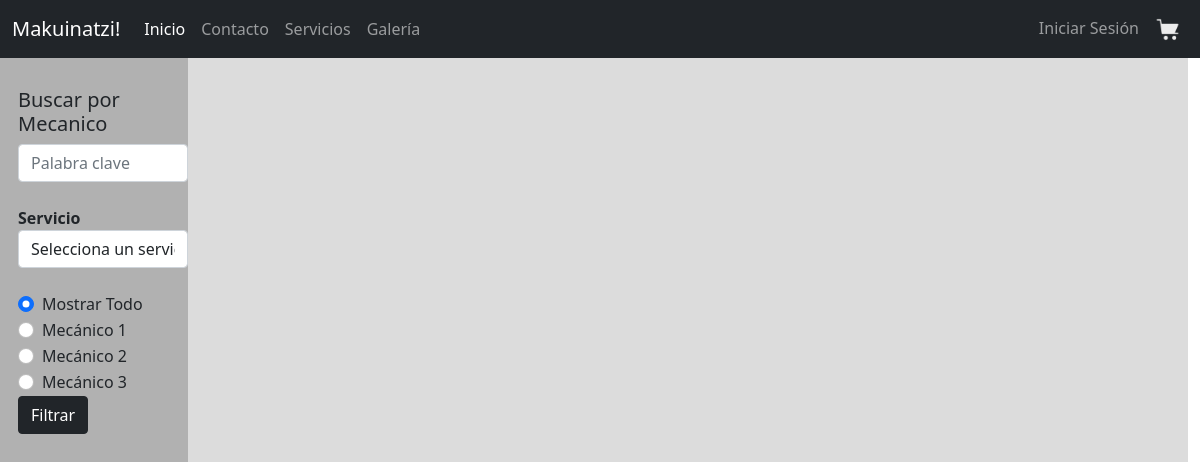
/galeria/, run on an earlier commit of the app's database.
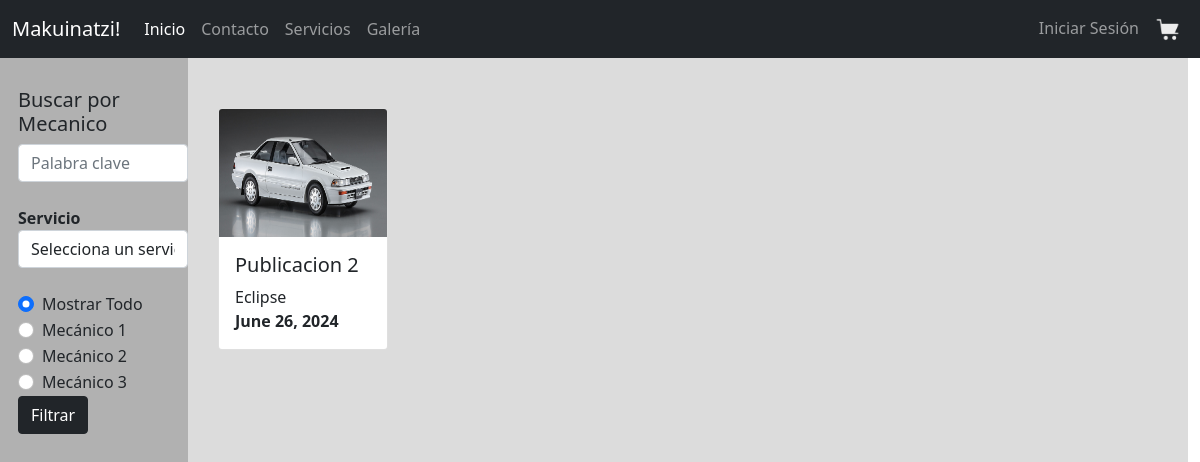
And on a later commit of the database.
### core/models.py (models this page shows, shortened)
class Publicacion(models.Model):
    id = models.AutoField(primary_key=True)
    titulo = models.CharField(max_length=30)
    descripcion = models.CharField(max_length=128, null=True, blank=True)
    imagen = models.ImageField(upload_to='core/static/img/postsImg')
    trabajo = models.ForeignKey(Servicio, related_name="servicioRealizado", on_delete=models.CASCADE, blank=True, null=True)
    idMecanico = models.ForeignKey(User, related_name="mecanicoActivo", on_delete=models.CASCADE, blank=True, null=True)
    ESTADO_DROP = (
        ('R', 'Rechazado'),
        ('P', 'Pendiente'),
        ('A', 'Aprobado'),)
    estado = models.CharField(max_length=10, choices=ESTADO_DROP, default='P')
    razonRechazo = models.CharField(max_length=256, null=True, blank=True)
    fecha = models.DateField()

### core/views.py (the view)
# urls.py: path('galeria/',views.galeria, name='galeria'),
def galeria(request):
    dataPosts = Publicacion.objects.all()
    context = {'dataPosts': dataPosts,
               'user': request.user,
               'groups': request.user.groups.all()}
    return render(request, 'core/galeria.html', context)

### core/templates/core/galeria.html (shortened to what this page needs)
<!DOCTYPE html>
<html lang="en">
<head>
  {% load static %}
  <link href="{% static 'css/galeria.css' %}"  rel="stylesheet">
    <link href="https://cdn.jsdelivr.net/npm/bootstrap@5.0.2/dist/css/bootstrap.min.css" rel="stylesheet">
</head>
<body>
  {% include 'core/navbar.html' %}
<div class="row">
<div class="col-2" id="filtro">
  <h5 >Buscar por Mecanico </h5>
  <div class="form-group">
    <input type="text" class="form-control" id="palabraClave" placeholder="Palabra clave" style="width: 250px;">
  </div>
  <br>
  <label for="inputServicio"><b>Servicio</b></label>
  <select class="form-control" id="inputServicio" style="width: 250px;">
    <option value="" disabled selected>Selecciona un servicio</option>
</select>
<br>
<div class="form-check">
  <input class="form-check-input" type="radio" name="CheckMec" id="CheckMecAll" checked>
  <label class="form-check-label" for="CheckMecAll">Mostrar Todo</label>
</div>
<div class="form-check">
  <input class="form-check-input" type="radio" name="CheckMec" id="CheckMec1">
  <label class="form-check-label" for="CheckMec1">Mecánico 1</label>
</div>
<div class="form-check">
  <input class="form-check-input" type="radio" name="CheckMec" id="CheckMec2">
  <label class="form-check-label" for="CheckMec2">Mecánico 2</label>
</div>
<div class="form-check">
  <input class="form-check-input" type="radio" name="CheckMec" id="CheckMec3">
  <label class="form-check-label" for="CheckMec3">Mecánico 3</label>
</div>
<button type="button" class="btn btn-dark">Filtrar</button>
</div>
<div class="col-10" id="imageHolder">
  <div class="row row-cols-1 row-cols-md-5 g-4 align-items-stretch">
      {% if dataPosts %}
          {% for post in dataPosts %}
            {% if post.estado != "P" and post.estado != "R" %}
              <div class="col">
                <div class="card mecanico{{ post.idMecanico }}" id="{{post.id}}">
                  <img src="../{{post.imagen|cut:'core/'}}" class="card-img-top" alt="..." width="1280px" height="128px">
                  <div class="card-body">
                      <h5 class="card-title">{{post.titulo}} </h5>
                      <p class="card-text">{{post.idMecanico}}  <br> <b>{{post.fecha}}</b> </p>
                  </div>
                </div>
              </div>
            {% endif %}
          {% endfor %}
      {% else %}
          <h1>No hay publicaciones disponibles...</h1>
      {% endif %}
  </div>
</body>
</html>

What changed in the data, as far as the page shows it:
added Publicacion: imagen (picture), titulo "Publicacion 2", idMecanico "Eclipse", fecha "June 26, 2024"
